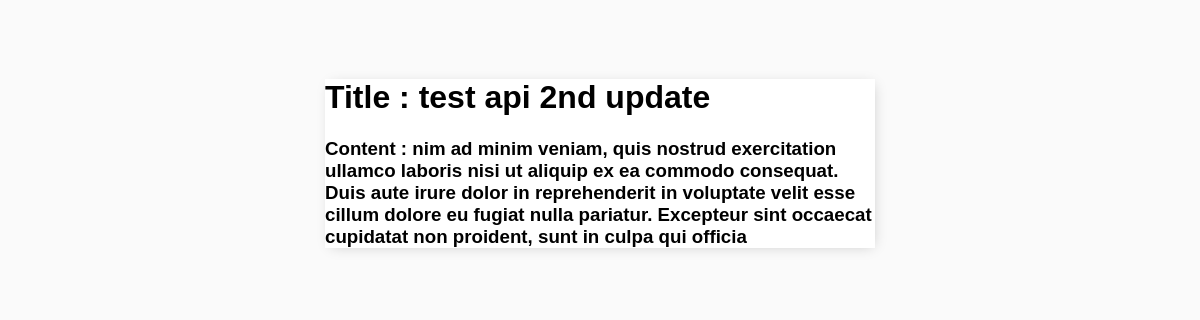
The page /note/32/ (signed in) on the database its author committed.
### noteapp/models.py (models this page shows)
class Note(models.Model):
    user = models.ForeignKey(User, on_delete=models.CASCADE)
    title = models.CharField(max_length= 200)
    content = models.TextField(null=True, blank=True)
    created_at = models.DateTimeField(auto_now_add = True)
    def __str__(self):
        return self.title
    class Meta:
        ordering = ['created_at']

### noteapp/views.py (the view)
# urls.py: path('note/<int:pk>/',NoteDetail.as_view(), name='note'),
class NoteDetail(LoginRequiredMixin, DetailView):
    model = Note
    context_object_name = 'note'
    template_name = 'noteapp/note.html'

### noteapp/templates/noteapp/note.html
{% extends 'noteapp/main.html' %}
{% block content %}
<h1>Title : {{ note }}</h1>
<h3>Content : {{ note.content }}</h3>
{% endblock content%}

### noteapp/static/noteapp/style.css (style rules this page uses)
body { background-color: #FAFAFA; font-family: 'Nunito', sans-serif; padding-top: 50px; }
h1,h2,h3,h4,h5,h6 { font-family: 'Raleway', sans-serif; }
::placeholder { font-weight: 300; opacity: 0.5; }

### rows shown on the page
Note: title "test api 2nd update", content "nim ad minim veniam, quis nostrud exercitation ullamco laboris nisi ut aliquip ex ea commodo consequat. Duis aute irure dolor in reprehenderit in voluptate velit esse cillum dolore eu fugiat nulla pariatur. Excepteur sint occaecat cupidatat non proident, sunt in culpa qui officia"
